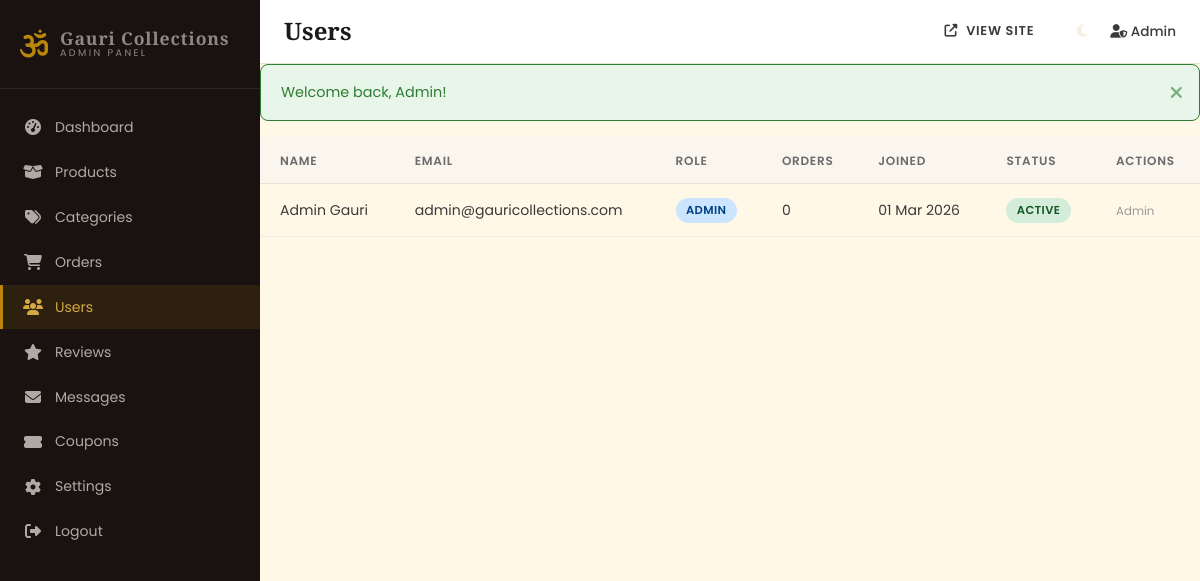
The page /admin/users.php (signed in) on the database its author committed.
### tables this page shows
CREATE TABLE IF NOT EXISTS users (
    id INT AUTO_INCREMENT PRIMARY KEY,
    first_name VARCHAR(100) NOT NULL,
    last_name VARCHAR(100) NOT NULL,
    email VARCHAR(255) NOT NULL UNIQUE,
    password VARCHAR(255) NOT NULL,
    phone VARCHAR(20),
    address TEXT,
    city VARCHAR(100),
    state VARCHAR(100),
    pincode VARCHAR(10),
    role ENUM('customer', 'admin') DEFAULT 'customer',
    is_active TINYINT(1) DEFAULT 1,
    created_at TIMESTAMP DEFAULT CURRENT_TIMESTAMP,
    updated_at TIMESTAMP DEFAULT CURRENT_TIMESTAMP ON UPDATE CURRENT_TIMESTAMP
);

### config/database.php (called while the page is built, shortened)
<?php
function e($string) {
    return htmlspecialchars($string ?? '', ENT_QUOTES, 'UTF-8');
}

### admin/users.php (the view, shortened to what this page needs)
<?php
require_once __DIR__ . '/header.php';
$page = max(1, (int)($_GET['page'] ?? 1));
$perPage = 20;
$offset = ($page - 1) * $perPage;
try {
    $stmt = $pdo->prepare("SELECT u.*, (SELECT COUNT(*) FROM orders o WHERE o.user_id = u.id) AS order_count FROM users u ORDER BY u.created_at DESC LIMIT ? OFFSET ?");
    $stmt->execute([$perPage, $offset]);
    $users = $stmt->fetchAll();
} catch (PDOException $ex) {
    $users = [];
    $totalPages = 1;
}
?>
<div class="admin-table-responsive">
    <table class="admin-table">
        <thead>
            <tr>
                <th>Name</th>
                <th>Email</th>
                <th>Role</th>
                <th>Orders</th>
                <th>Joined</th>
                <th>Status</th>
                <th>Actions</th>
            </tr>
        </thead>
        <tbody>
            <?php if (empty($users)): ?>
            <tr><td colspan="7" class="text-center">No users found.</td></tr>
            <?php else: ?>
            <?php foreach ($users as $user): ?>
            <tr>
                <td><?php echo e($user['first_name'] . ' ' . $user['last_name']); ?></td>
                <td><?php echo e($user['email']); ?></td>
                <td><span class="status-badge status-<?php echo $user['role'] === 'admin' ? 'confirmed' : 'processing'; ?>"><?php echo ucfirst(e($user['role'])); ?></span></td>
                <td><?php echo (int)$user['order_count']; ?></td>
                <td><?php echo date('d M Y', strtotime($user['created_at'])); ?></td>
                <td>
                    <?php if ($user['is_active']): ?>
                    <span class="status-badge status-delivered">Active</span>
                    <?php else: ?>
                    <span class="status-badge status-cancelled">Inactive</span>
                    <?php endif; ?>
                </td>
                <td class="admin-actions">
                    <?php if ($user['role'] !== 'admin'): ?>
                    <form method="post" style="display:inline" onsubmit="return confirm('Toggle active status for this user?');">
                        <input type="hidden" name="csrf_token" value="<?php echo csrfToken(); ?>">
                        <input type="hidden" name="toggle_user_id" value="<?php echo (int)$user['id']; ?>">
                        <button type="submit" class="btn btn-sm btn-outline" title="Toggle Active">
                            <i class="fas fa-<?php echo $user['is_active'] ? 'ban' : 'check'; ?>"></i>
                        </button>
                    </form>
                    <?php else: ?>
                    <span class="text-muted"><small>Admin</small></span>
                    <?php endif; ?>
                </td>
            </tr>
            <?php endforeach; ?>
            <?php endif; ?>
        </tbody>
    </table>
</div>
<?php require_once __DIR__ . '/footer.php'; ?>

### rows shown on the page
users: first_name+last_name "Admin Gauri", email "admin@gauricollections.com", role "ADMIN", order_count "0", created_at "01 Mar 2026", is_active "ACTIVE"

### other values the page prints
$pageTitle "Users"
$adminName "Admin"
$flash['message'] "Welcome back, Admin!"
